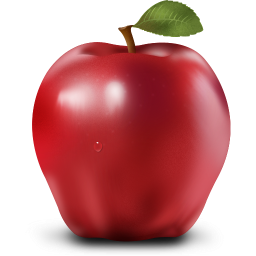
#> input picture main/python/k_means/images/01.png, 256 x 256 px
$ python App1.py
#> lines starting #> are read from the running program, lines starting #| are printed output that depends on the picture
import numpy as np
from sklearn.cluster import KMeans

X = np.array([[1, 2], [1, 4], [1, 0], [4, 2], [4, 4], [4, 0]])
kmeans = KMeans(n_clusters=2, random_state=0).fit(X)
kmeans.labels_
kmeans.predict([[0, 0], [4, 4]])
kmeans.cluster_centers_

#

kmeans.cluster_centers_[kmeans.labels_]

#

from sklearn.datasets import make_blobs
from matplotlib import pyplot as plt

colors = np.array(['#377eb8', '#ff7f00', '#4daf4a'])

X_1, _ = make_blobs(n_samples=300, random_state=42)
kmeans = KMeans(n_clusters=3).fit(X_1)
pred = kmeans.fit_predict(X_1)
centroids = kmeans.cluster_centers_

#

plt.figure()
plt.scatter(X_1[:, 0], X_1[:, 1], c=colors[pred])
plt.scatter(centroids[:, 0], centroids[:, 1], marker='x', s=100, c='black')
plt.show()
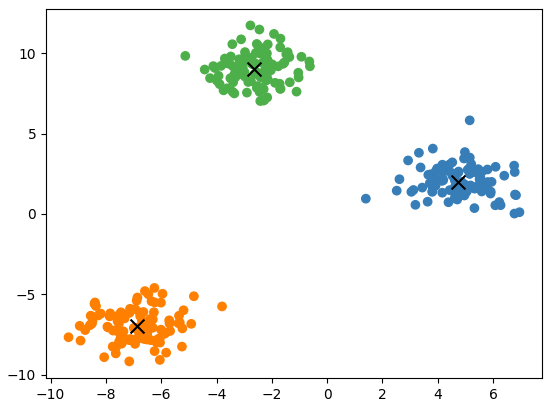
#> figure drawn by matplotlib, 1 panel

#

from sklearn.datasets import make_circles
from matplotlib import pyplot as plt

colors = np.array(['#377eb8', '#ff7f00', '#4daf4a'])

X_1, _ = make_circles(n_samples=300, factor=0.5, noise=0.08)
kmeans = KMeans(n_clusters=3).fit(X_1)
pred = kmeans.fit_predict(X_1)
centroids = kmeans.cluster_centers_

plt.figure()
plt.scatter(X_1[:, 0], X_1[:, 1], c=colors[pred])
plt.scatter(centroids[:, 0], centroids[:, 1], marker='x', s=100, c='black')
plt.show()
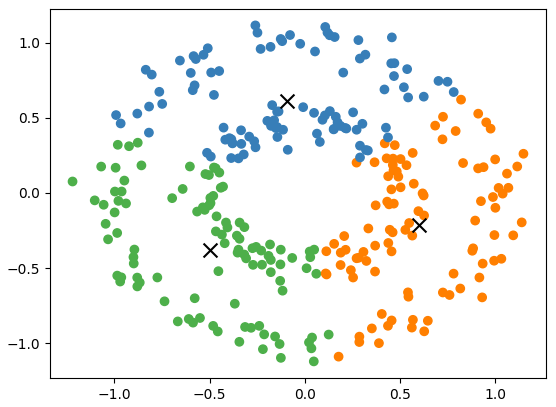
#> figure drawn by matplotlib, 1 panel

#

from matplotlib.image import imread


def get_img(img_path, show=True):
    orig_img = imread(img_path)

    if show:
        plt.imshow(orig_img)
        plt.show()
        print('Shape: ', orig_img.shape)

    return orig_img


get_img('images/01.png')
#> in get_img, orig_img is the input picture: shape (256, 256, 4) float32; mean R, G, B, A 0.373, 0.142, 0.145, 0.545
#| Shape:  (256, 256, 4)


#

def get_kmeans(orig_img, n_colors=8):
    X = orig_img.reshape((-1, 4))
    kmeans = KMeans(n_clusters=n_colors).fit(X)
    pred = kmeans.fit_predict(X)
    centroids = kmeans.cluster_centers_

    return centroids[pred].reshape(orig_img.shape)


#

n_colors = 4
#> n_colors = 4
all_img = []
orig_img = get_img('images/01.png', show=False)
new_img = get_kmeans(orig_img, n_colors)
#> in get_kmeans, `centroids = kmeans.cluster_centers_`: centroids = [[0.812, 0.456, 0.478, 0.997], [0.00259, 0.00241, 0.00239, 0.0111], [0.589, 0.143, 0.144, 0.992], [0.567, 0.525, 0.515, 0.136]]
#> in get_kmeans, `return centroids[pred].reshape(orig_img.shape)`:
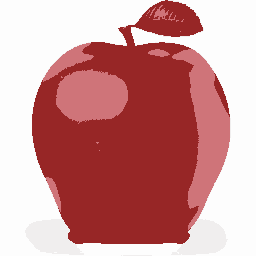
#> returned value: shape (256, 256, 4) float32; mean of channels 0, 1, 2, 3 0.373, 0.142, 0.145, 0.545; transparent parts drawn white
all_img += [orig_img]
all_img += [new_img]

fig, axarr = plt.subplots(nrows=1, ncols=2, sharex=True, figsize=(20, 8))
axarr[0].imshow(all_img[0])
axarr[1].imshow(all_img[1])
fig.tight_layout()
plt.show()
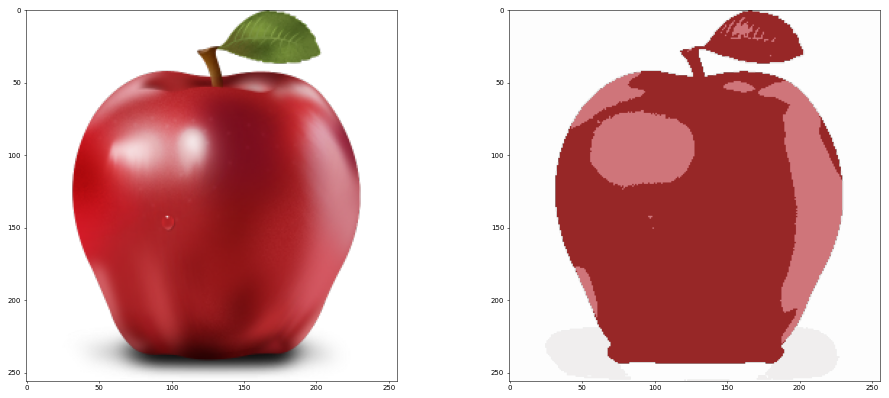
#> figure drawn by matplotlib, 2 panels
